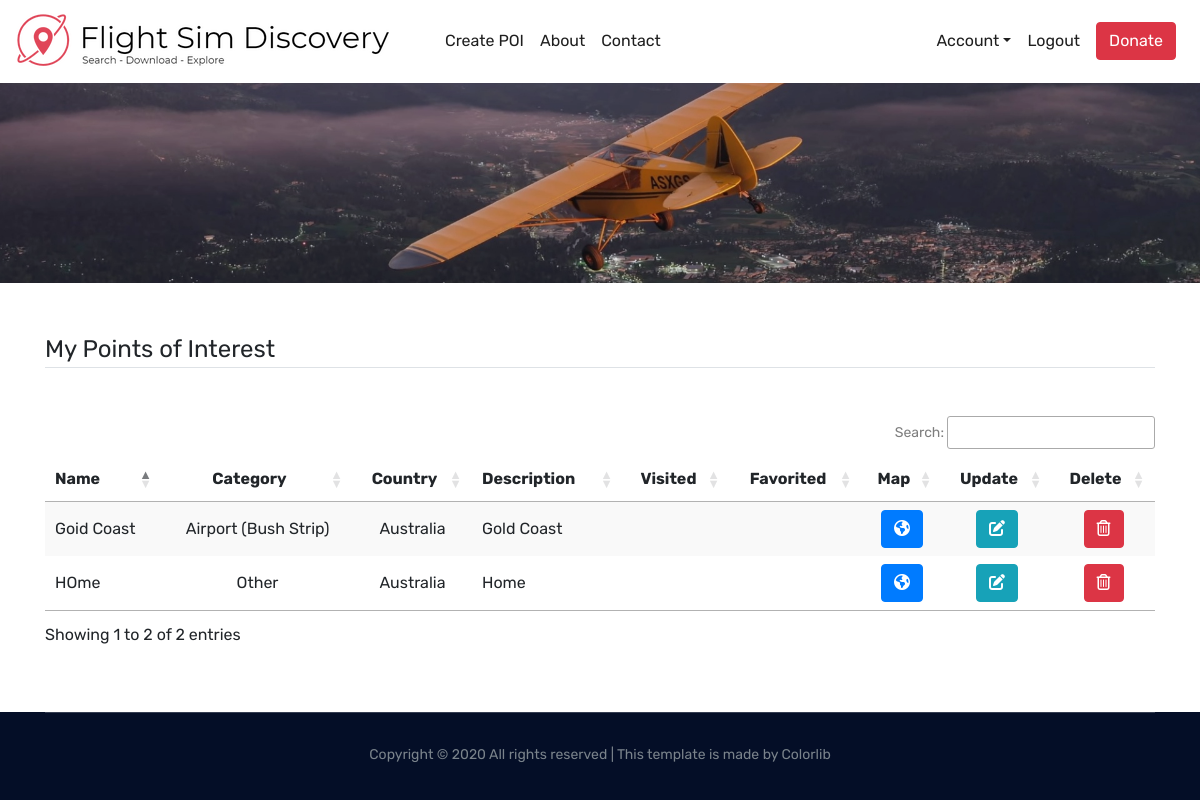
Screenshot of /user_pois (signed in) with the database file from the repository.
### flightsimdiscovery/models.py (models this page shows, shortened)
class Pois(db.Model):
    id = db.Column(db.Integer, primary_key=True)
    user_id = db.Column(db.Integer, db.ForeignKey('user.id'), nullable=False)
    name = db.Column(db.String(50), unique=True, nullable=False)
    latitude = db.Column(db.FLOAT, unique=False, nullable=False)
    longitude = db.Column(db.FLOAT, unique=False, nullable=False)
    region = db.Column(db.String(20), unique=False, nullable=False)
    country = db.Column(db.String(60), unique=False, nullable=False)
    category = db.Column(db.String(20), unique=False, nullable=False)
    description = db.Column(db.Text, nullable=True)
    nearest_icao_code = db.Column(db.String(4), nullable=True)
    date_posted = db.Column(db.DateTime, nullable=False, default=datetime.utcnow)
    share = db.Column(db.Boolean(), nullable=False, default=True)
    flag = db.Column(db.Boolean(), nullable=False, default=False)

### flightsimdiscovery/users/routes.py (the view)
@users.route("/user_pois")
@login_required
def user_pois():
    print(current_user.id)
    user_pois_with_additional_data = get_user_pois_dict_inc_favorites_visited(current_user.id, True)
    return render_template('user_pois.html', user_pois=user_pois_with_additional_data)

### flightsimdiscovery/models.py (called while the page is built)
@login_manager.user_loader
def load_user(user_id):
    return User.query.get(int(user_id))

### flightsimdiscovery/pois/utils.py (called while the page is built)
def getTickImageBasedOnState(state):
    if state:
        return "fas fa-check"
    else:
        return ""

### flightsimdiscovery/users/utitls.py (called while the page is built)
def get_pois_id_list(poi_id_list):
    id_list = []
    for poi_id in poi_id_list:
        id_list.append(poi_id.poi_id)
    return id_list

### flightsimdiscovery/templates/user_pois.html (shortened to what this page needs)
{% extends "base.html" %}
{% block content %}
<div class="bradcam_area register_bg">
</div>
<div class="container">
    <div class="user_pois_section my-5">
        <div class="db_table_area">
            <legend class="border-bottom mb-5">My Points of Interest</legend>
            <table id="account_poi_datatable" class="stripe">
                <thead class="">
                <tr>
                    <th scope="col">Name</th>
                    <th scope="col">Category</th>
                    <th scope="col">Country</th>
                    <th scope="col">Description</th>
                    <th scope="col">Visited</th>
                    <th scope="col">Favorited</th>
                    <th scope="col">Map</th>
                    <th scope="col">Update</th>
                    <th scope="col">Delete</th>
                </tr>
                </thead>
                <tbody>
                {% for poi in user_pois %}
                <tr>
                    <td>{{poi.name}}</td>
                    <td>{{poi.category}}</td>
                    <td>{{poi.country}}</td>
                    <td>{{poi.description}}</td>
                    <td><i class="{{poi.visited}}"></i></td>
                    <td><i class="{{poi.favorited}}"></i></td>
                    <td><a href="/{{poi.location}}" class="btn btn-primary" onclick="this.form.submit()" role="button"
                           aria-disabled="true"><i class="fas fa-globe-americas"></i></a></td>
                    <td><a href="/poi/{{poi.id}}/update" class="btn btn-info" role="button" aria-disabled="true"><i
                            class="fas fa-edit"></i></a></td>
                    <td>
                        <button type="button" class="open_delete_modal btn btn-danger" data-id="{{poi.id}}"
                                data-toggle="modal" data-target="#deleteModal"><i class="far fa-trash-alt"></i></button>
                    </td>
                </tr>
                {% endfor %}
                </tbody>
            </table>
        </div>
    </div>
</div>
{% endblock content %}

### rows the page displays
Pois: name "HOme", category "Other", country "Australia", description "Home"
Pois: name "Goid Coast", category "Airport (Bush Strip)", country "Australia", description "Gold Coast"
